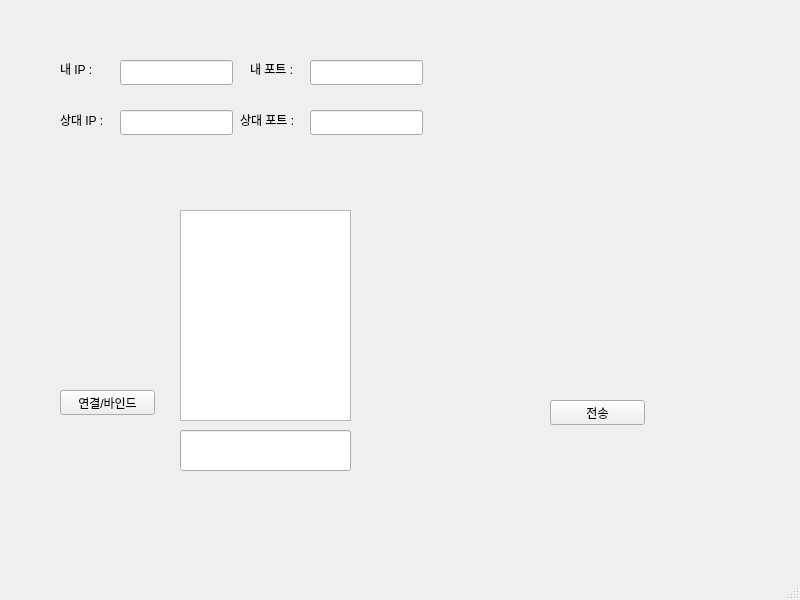
<?xml version="1.0" encoding="UTF-8"?>
<ui version="4.0">
 <class>MainWindow</class>
 <widget class="QMainWindow" name="MainWindow">
  <property name="geometry">
   <rect>
    <x>0</x>
    <y>0</y>
    <width>800</width>
    <height>600</height>
   </rect>
  </property>
  <property name="windowTitle">
   <string>MainWindow</string>
  </property>
  <widget class="QWidget" name="centralwidget">
   <widget class="QLabel" name="label">
    <property name="geometry">
     <rect>
      <x>60</x>
      <y>60</y>
      <width>41</width>
      <height>17</height>
     </rect>
    </property>
    <property name="text">
     <string>내 IP :</string>
    </property>
   </widget>
   <widget class="QLineEdit" name="lineEditLocalIP">
    <property name="geometry">
     <rect>
      <x>120</x>
      <y>60</y>
      <width>113</width>
      <height>25</height>
     </rect>
    </property>
   </widget>
   <widget class="QLabel" name="label_3">
    <property name="geometry">
     <rect>
      <x>250</x>
      <y>60</y>
      <width>51</width>
      <height>17</height>
     </rect>
    </property>
    <property name="text">
     <string>내 포트 :</string>
    </property>
   </widget>
   <widget class="QLineEdit" name="lineEditLocalPort">
    <property name="geometry">
     <rect>
      <x>310</x>
      <y>60</y>
      <width>113</width>
      <height>25</height>
     </rect>
    </property>
   </widget>
   <widget class="QPushButton" name="btnConnect">
    <property name="geometry">
     <rect>
      <x>60</x>
      <y>390</y>
      <width>95</width>
      <height>25</height>
     </rect>
    </property>
    <property name="text">
     <string>연결/바인드</string>
    </property>
   </widget>
   <widget class="QTextEdit" name="textEditRecv">
    <property name="geometry">
     <rect>
      <x>180</x>
      <y>210</y>
      <width>171</width>
      <height>211</height>
     </rect>
    </property>
   </widget>
   <widget class="QLineEdit" name="lineEditSend">
    <property name="geometry">
     <rect>
      <x>180</x>
      <y>430</y>
      <width>171</width>
      <height>41</height>
     </rect>
    </property>
   </widget>
   <widget class="QPushButton" name="btnSend">
    <property name="geometry">
     <rect>
      <x>550</x>
      <y>400</y>
      <width>95</width>
      <height>25</height>
     </rect>
    </property>
    <property name="text">
     <string>전송</string>
    </property>
   </widget>
   <widget class="QLineEdit" name="lineEditRemotePort">
    <property name="geometry">
     <rect>
      <x>310</x>
      <y>110</y>
      <width>113</width>
      <height>25</height>
     </rect>
    </property>
   </widget>
   <widget class="QLabel" name="label_4">
    <property name="geometry">
     <rect>
      <x>240</x>
      <y>110</y>
      <width>71</width>
      <height>20</height>
     </rect>
    </property>
    <property name="text">
     <string>상대 포트 :</string>
    </property>
   </widget>
   <widget class="QLabel" name="label_2">
    <property name="geometry">
     <rect>
      <x>60</x>
      <y>110</y>
      <width>51</width>
      <height>20</height>
     </rect>
    </property>
    <property name="text">
     <string>상대 IP :</string>
    </property>
   </widget>
   <widget class="QLineEdit" name="lineEditRemoteIP">
    <property name="geometry">
     <rect>
      <x>120</x>
      <y>110</y>
      <width>113</width>
      <height>25</height>
     </rect>
    </property>
   </widget>
  </widget>
  <widget class="QMenuBar" name="menubar">
   <property name="geometry">
    <rect>
     <x>0</x>
     <y>0</y>
     <width>800</width>
     <height>22</height>
    </rect>
   </property>
  </widget>
  <widget class="QStatusBar" name="statusbar"/>
 </widget>
 <resources/>
 <connections/>
</ui>
